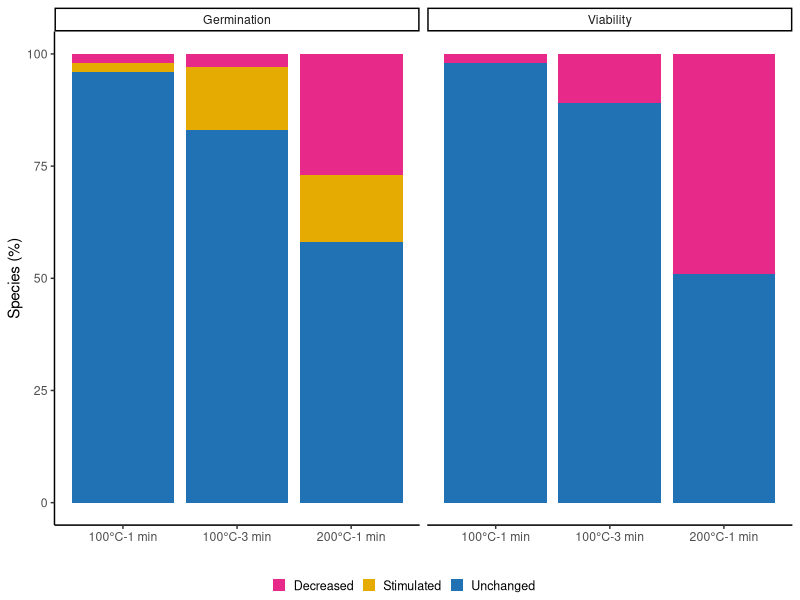

Here is the R script that generated this plot: (Note: this script raises an error after producing the figure.)
# ============ ULTIMA figura (barplots) junho 2020 ================
# figura 3 paper Seeds - diferentes tentativas - Zupo et al.
#=======================================================================

#pacotes
library(plyr)
library(ggplot2)
library(gridExtra)
library(ggpubr)

#lendo tables
tali <- read.csv(file = "data/last.csv", sep = ";", dec = ".", header = T)
tali$prop<-tali$prop_sp*100
#germ <- tali[c(1:9),]
#viab <- tali[c(10:18),]

# o único jeito é fazer com germ e viab separado - 2 figuras lado a lado
f0 <- ggplot() +
  geom_bar(data=tali, aes(y = prop, x = trat, fill = fate), stat="identity",
           position='stack') +
  scale_fill_manual(values=c("#E7298A", "#E6AB02", "#2171B5"), labels = c("Decreased", "Stimulated", "Unchanged"))+
  scale_x_discrete(limits=c("100-1","100-3", "200 -1" ),
                   labels=c("100°C-1 min","100°C-3 min", "200°C-1 min" ))+
  xlab("") +
  ylab("Species (%)") +
  theme_classic() +
  theme(legend.position="bottom", legend.text = element_text(size =9), legend.key.size = unit(0.35, "cm")) +
   facet_grid( ~ x)


  f0<- f0+labs(fill ="")

  png("figs/figura6_cor2.png", res = 300, width = 1700, height = 1100)
  ggarrange(f0,
            common.legend = TRUE, legend = "bottom")
  dev.off()

## o jeito LONGO de fazer essa figura####
###########################################

f1 <-ggplot(data=germ, aes(x=trat, y=prop_sp, fill = fate,  width=.5)) + # width faz a barra ficar mais fina (ou grossa)
  geom_bar(position="stack", stat="identity")+
  scale_fill_manual(values=c('#CCCCCC','#666666', '#333333'), labels = c("Decreased", "Stimulated", "Unchanged"))+
  scale_x_discrete(limits=c("100-1","100-3", "200 -1" ),
                   labels=c("100 - 1 min","100 - 3 min", "200 - 1 min" ))+
  xlab("") +
  ylab("Proportion of species") +
  theme_classic() +
  theme (axis.text = element_text(size = 7), axis.title=element_text(size=8),
         axis.text.x=element_text(size=8),
         panel.grid.major=element_blank(),
         panel.grid.minor=element_blank(), panel.border=element_blank()) +
  theme(axis.line.x = element_line(color="black", size = 0), ## to write x and y axis again, ja que removi da borda
        axis.line.y = element_line(color="black", size = 0))+
  theme(legend.position="bottom", legend.text = element_text(size =9), legend.key.size = unit(0.35, "cm"))
f1<- f1+labs(fill ="")

f2 <- ggplot(data=viab, aes(x=trat, y=prop_sp, fill = fate,  width=.5)) + # width faz a barra ficar mais fina (ou grossa)
  geom_bar(position="stack", stat="identity")+
  scale_fill_manual(values=c('#CCCCCC','#666666', '#333333'),labels = c("Decreased", "Stimulated", "Unchanged"))+
  scale_x_discrete(limits=c("100-1","100-3", "200 -1" ),
                   labels=c("100°C - 1 min","100°C - 3 min", "200°C - 1 min" ))+
  xlab("") +
  ylab("Proportion of species") +
  theme_classic() +
  theme (axis.text = element_text(size = 7), axis.title=element_text(size=8),
         axis.text.x=element_text(size=8),
         panel.grid.major=element_blank(),
         panel.grid.minor=element_blank(), panel.border=element_blank()) +
  theme(axis.line.x = element_line(color="black", size = 0), ## to write x and y axis again, ja que removi da borda
        axis.line.y = element_line(color="black", size = 0))+
  theme(legend.position="bottom", legend.text = element_text(size =9), legend.key.size = unit(0.35, "cm"))
f2<- f2+labs(fill ="")

png("figs/figura6.png", res = 300, width = 2000, height = 800)
ggarrange(f1, f2, labels = c("a", "b"),label.x = c(0.14, 0.14),
          common.legend = TRUE, legend = "bottom")
dev.off()

#as outras tentativas, furadas, eram: 1 - grouped barplot 2- barplot (germ) + line graph (viab) e 3 - so UM stacked barplot (mas q confundia germ e viab - fail)
